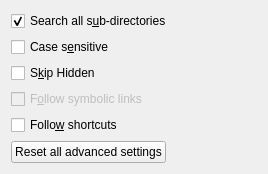
           <widget class="QWidget" name="page">
            <property name="geometry">
             <rect>
              <x>0</x>
              <y>0</y>
              <width>268</width>
              <height>171</height>
             </rect>
            </property>
            <attribute name="label">
             <string>F&amp;lags</string>
            </attribute>
            <attribute name="toolTip">
             <string extracomment="Control">Control</string>
            </attribute>
            <layout class="QFormLayout" name="formLayout">
             <property name="fieldGrowthPolicy">
              <enum>QFormLayout::AllNonFixedFieldsGrow</enum>
             </property>
             <item row="0" column="0">
              <widget class="QCheckBox" name="subdirCheckBox">
               <property name="toolTip">
                <string extracomment="Recursive">Recursive</string>
               </property>
               <property name="text">
                <string>Search all s&amp;ub-directories</string>
               </property>
               <property name="checked">
                <bool>true</bool>
               </property>
              </widget>
             </item>
             <item row="1" column="0">
              <widget class="QCheckBox" name="caseCheckBox">
               <property name="toolTip">
                <string extracomment="File names and content">File names and content</string>
               </property>
               <property name="text">
                <string>Case s&amp;ensitive</string>
               </property>
               <property name="checked">
                <bool>false</bool>
               </property>
              </widget>
             </item>
             <item row="2" column="0">
              <widget class="QCheckBox" name="skipHiddenCheckBox">
               <property name="text">
                <string>S&amp;kip Hidden</string>
               </property>
              </widget>
             </item>
             <item row="3" column="0">
              <widget class="QCheckBox" name="symLinkCheckBox">
               <property name="enabled">
                <bool>false</bool>
               </property>
               <property name="text">
                <string>F&amp;ollow symbolic links</string>
               </property>
              </widget>
             </item>
             <item row="4" column="0">
              <widget class="QCheckBox" name="shortcutCheckBox">
               <property name="text">
                <string>Follo&amp;w shortcuts</string>
               </property>
              </widget>
             </item>
             <item row="5" column="0">
              <widget class="QPushButton" name="resetAdvButton">
               <property name="text">
                <string>Reset all advanced settings</string>
               </property>
              </widget>
             </item>
            </layout>
           </widget>
